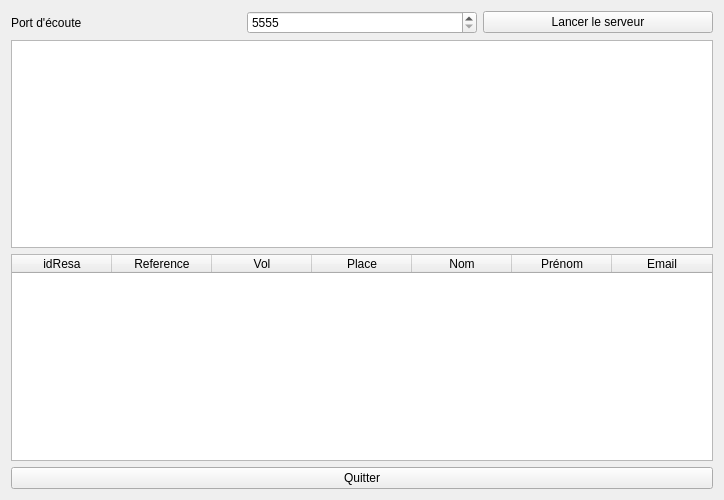
<?xml version="1.0" encoding="UTF-8"?>
<ui version="4.0">
 <class>IHM_Serveur</class>
 <widget class="QWidget" name="IHM_Serveur">
  <property name="geometry">
   <rect>
    <x>0</x>
    <y>0</y>
    <width>724</width>
    <height>500</height>
   </rect>
  </property>
  <property name="minimumSize">
   <size>
    <width>724</width>
    <height>500</height>
   </size>
  </property>
  <property name="maximumSize">
   <size>
    <width>724</width>
    <height>500</height>
   </size>
  </property>
  <property name="windowTitle">
   <string>IHM_Serveur</string>
  </property>
  <layout class="QVBoxLayout" name="verticalLayout">
   <item>
    <layout class="QHBoxLayout" name="horizontalLayout">
     <item>
      <widget class="QLabel" name="labelPort">
       <property name="text">
        <string>Port d'écoute</string>
       </property>
      </widget>
     </item>
     <item>
      <widget class="QSpinBox" name="spinBoxPort">
       <property name="minimum">
        <number>5555</number>
       </property>
       <property name="maximum">
        <number>9999</number>
       </property>
      </widget>
     </item>
     <item>
      <widget class="QPushButton" name="pushButtonLancerServeur">
       <property name="text">
        <string>Lancer le serveur</string>
       </property>
      </widget>
     </item>
    </layout>
   </item>
   <item>
    <widget class="QTextEdit" name="textEditEtat"/>
   </item>
   <item>
    <widget class="QTableWidget" name="tableWidgetReservations">
     <property name="maximumSize">
      <size>
       <width>732</width>
       <height>208</height>
      </size>
     </property>
     <column>
      <property name="text">
       <string>idResa</string>
      </property>
     </column>
     <column>
      <property name="text">
       <string>Reference</string>
      </property>
     </column>
     <column>
      <property name="text">
       <string>Vol</string>
      </property>
     </column>
     <column>
      <property name="text">
       <string>Place</string>
      </property>
     </column>
     <column>
      <property name="text">
       <string>Nom</string>
      </property>
     </column>
     <column>
      <property name="text">
       <string>Prénom</string>
      </property>
     </column>
     <column>
      <property name="text">
       <string>Email</string>
      </property>
     </column>
    </widget>
   </item>
   <item>
    <widget class="QPushButton" name="pushButtonQuitter">
     <property name="text">
      <string>Quitter</string>
     </property>
    </widget>
   </item>
  </layout>
 </widget>
 <resources/>
 <connections>
  <connection>
   <sender>pushButtonQuitter</sender>
   <signal>clicked()</signal>
   <receiver>IHM_Serveur</receiver>
   <slot>close()</slot>
   <hints>
    <hint type="sourcelabel">
     <x>145</x>
     <y>381</y>
    </hint>
    <hint type="destinationlabel">
     <x>148</x>
     <y>490</y>
    </hint>
   </hints>
  </connection>
 </connections>
</ui>
